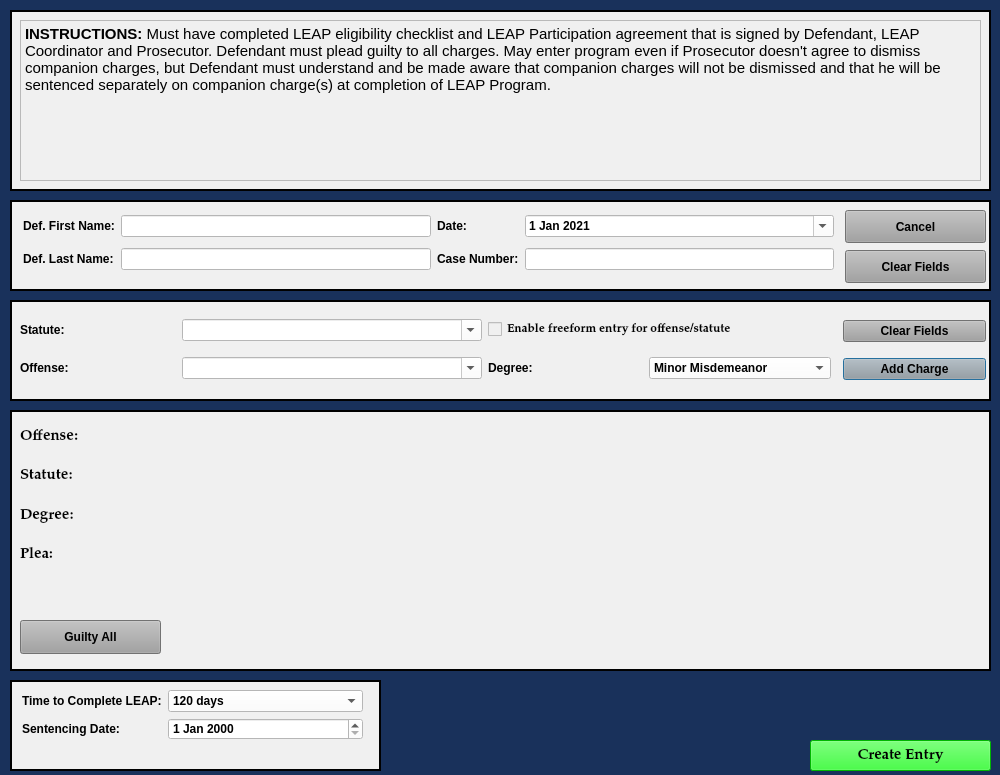
<?xml version="1.0" encoding="UTF-8"?>
<ui version="4.0">
 <class>LeapPleaLongDialog</class>
 <widget class="QDialog" name="LeapPleaLongDialog">
  <property name="windowModality">
   <enum>Qt::NonModal</enum>
  </property>
  <property name="geometry">
   <rect>
    <x>0</x>
    <y>0</y>
    <width>1000</width>
    <height>775</height>
   </rect>
  </property>
  <property name="sizePolicy">
   <sizepolicy hsizetype="Fixed" vsizetype="Preferred">
    <horstretch>0</horstretch>
    <verstretch>0</verstretch>
   </sizepolicy>
  </property>
  <property name="minimumSize">
   <size>
    <width>1000</width>
    <height>775</height>
   </size>
  </property>
  <property name="maximumSize">
   <size>
    <width>2500</width>
    <height>3500</height>
   </size>
  </property>
  <property name="palette">
   <palette>
    <active>
     <colorrole role="Button">
      <brush brushstyle="SolidPattern">
       <color alpha="255">
        <red>25</red>
        <green>49</green>
        <blue>91</blue>
       </color>
      </brush>
     </colorrole>
     <colorrole role="Base">
      <brush brushstyle="SolidPattern">
       <color alpha="255">
        <red>25</red>
        <green>49</green>
        <blue>91</blue>
       </color>
      </brush>
     </colorrole>
     <colorrole role="Window">
      <brush brushstyle="SolidPattern">
       <color alpha="255">
        <red>25</red>
        <green>49</green>
        <blue>91</blue>
       </color>
      </brush>
     </colorrole>
    </active>
    <inactive>
     <colorrole role="Button">
      <brush brushstyle="SolidPattern">
       <color alpha="255">
        <red>25</red>
        <green>49</green>
        <blue>91</blue>
       </color>
      </brush>
     </colorrole>
     <colorrole role="Base">
      <brush brushstyle="SolidPattern">
       <color alpha="255">
        <red>25</red>
        <green>49</green>
        <blue>91</blue>
       </color>
      </brush>
     </colorrole>
     <colorrole role="Window">
      <brush brushstyle="SolidPattern">
       <color alpha="255">
        <red>25</red>
        <green>49</green>
        <blue>91</blue>
       </color>
      </brush>
     </colorrole>
    </inactive>
    <disabled>
     <colorrole role="Button">
      <brush brushstyle="SolidPattern">
       <color alpha="255">
        <red>25</red>
        <green>49</green>
        <blue>91</blue>
       </color>
      </brush>
     </colorrole>
     <colorrole role="Base">
      <brush brushstyle="SolidPattern">
       <color alpha="255">
        <red>25</red>
        <green>49</green>
        <blue>91</blue>
       </color>
      </brush>
     </colorrole>
     <colorrole role="Window">
      <brush brushstyle="SolidPattern">
       <color alpha="255">
        <red>25</red>
        <green>49</green>
        <blue>91</blue>
       </color>
      </brush>
     </colorrole>
    </disabled>
   </palette>
  </property>
  <property name="font">
   <font>
    <family>Palatino Linotype</family>
    <pointsize>11</pointsize>
    <weight>75</weight>
    <italic>false</italic>
    <bold>true</bold>
   </font>
  </property>
  <property name="windowTitle">
   <string>Leap Plea Case Information</string>
  </property>
  <property name="toolTip">
   <string/>
  </property>
  <property name="styleSheet">
   <string notr="true">background-color: rgb(25, 49, 91);
font: 75 11pt &quot;Palatino Linotype&quot;;
font-weight: bold;</string>
  </property>
  <property name="modal">
   <bool>true</bool>
  </property>
  <widget class="QFrame" name="frame">
   <property name="geometry">
    <rect>
     <x>10</x>
     <y>300</y>
     <width>981</width>
     <height>101</height>
    </rect>
   </property>
   <property name="sizePolicy">
    <sizepolicy hsizetype="Fixed" vsizetype="Maximum">
     <horstretch>0</horstretch>
     <verstretch>0</verstretch>
    </sizepolicy>
   </property>
   <property name="autoFillBackground">
    <bool>false</bool>
   </property>
   <property name="styleSheet">
    <string notr="true">background-color: rgb(240, 240, 240);

</string>
   </property>
   <property name="frameShape">
    <enum>QFrame::Box</enum>
   </property>
   <property name="frameShadow">
    <enum>QFrame::Plain</enum>
   </property>
   <property name="lineWidth">
    <number>2</number>
   </property>
   <widget class="QWidget" name="layoutWidget">
    <property name="geometry">
     <rect>
      <x>833</x>
      <y>10</y>
      <width>143</width>
      <height>81</height>
     </rect>
    </property>
    <layout class="QGridLayout" name="gridLayout">
     <item row="0" column="0">
      <widget class="QPushButton" name="clear_fields_charge_Button">
       <property name="focusPolicy">
        <enum>Qt::NoFocus</enum>
       </property>
       <property name="styleSheet">
        <string notr="true">background-color: rgb(160, 160, 160);</string>
       </property>
       <property name="text">
        <string>Clear Fields</string>
       </property>
      </widget>
     </item>
     <item row="2" column="0">
      <widget class="QPushButton" name="add_charge_Button">
       <property name="styleSheet">
        <string notr="true">background-color: rgb(160, 160, 160);</string>
       </property>
       <property name="text">
        <string>Add Charge</string>
       </property>
      </widget>
     </item>
    </layout>
   </widget>
   <widget class="QWidget" name="layoutWidget">
    <property name="geometry">
     <rect>
      <x>10</x>
      <y>9</y>
      <width>811</width>
      <height>81</height>
     </rect>
    </property>
    <layout class="QGridLayout" name="gridLayout_3">
     <item row="0" column="0">
      <widget class="QLabel" name="label_6">
       <property name="text">
        <string>Statute:</string>
       </property>
      </widget>
     </item>
     <item row="0" column="1">
      <widget class="QComboBox" name="statute_choice_box">
       <property name="enabled">
        <bool>true</bool>
       </property>
       <property name="minimumSize">
        <size>
         <width>300</width>
         <height>0</height>
        </size>
       </property>
       <property name="focusPolicy">
        <enum>Qt::WheelFocus</enum>
       </property>
       <property name="styleSheet">
        <string notr="true">background-color: rgb(255, 255, 255);</string>
       </property>
       <property name="editable">
        <bool>true</bool>
       </property>
      </widget>
     </item>
     <item row="0" column="2" colspan="2">
      <widget class="QCheckBox" name="freeform_entry_checkBox">
       <property name="font">
        <font>
         <family>Palatino Linotype</family>
         <pointsize>9</pointsize>
         <weight>9</weight>
         <italic>false</italic>
         <bold>false</bold>
        </font>
       </property>
       <property name="focusPolicy">
        <enum>Qt::NoFocus</enum>
       </property>
       <property name="styleSheet">
        <string notr="true">font: 75 9pt &quot;Palatino Linotype&quot;;</string>
       </property>
       <property name="text">
        <string>Enable freeform entry for offense/statute</string>
       </property>
      </widget>
     </item>
     <item row="1" column="0">
      <widget class="QLabel" name="label_15">
       <property name="text">
        <string>Offense:</string>
       </property>
      </widget>
     </item>
     <item row="1" column="1">
      <widget class="QComboBox" name="offense_choice_box">
       <property name="minimumSize">
        <size>
         <width>300</width>
         <height>0</height>
        </size>
       </property>
       <property name="styleSheet">
        <string notr="true">background-color: rgb(255, 255, 255);</string>
       </property>
       <property name="editable">
        <bool>true</bool>
       </property>
      </widget>
     </item>
     <item row="1" column="2">
      <widget class="QLabel" name="label_23">
       <property name="text">
        <string>Degree:</string>
       </property>
      </widget>
     </item>
     <item row="1" column="3">
      <widget class="QComboBox" name="degree_choice_box">
       <property name="enabled">
        <bool>true</bool>
       </property>
       <property name="focusPolicy">
        <enum>Qt::NoFocus</enum>
       </property>
       <property name="styleSheet">
        <string notr="true">background-color: rgb(255, 255, 255);</string>
       </property>
       <item>
        <property name="text">
         <string>Minor Misdemeanor</string>
        </property>
       </item>
       <item>
        <property name="text">
         <string>M1</string>
        </property>
       </item>
       <item>
        <property name="text">
         <string>M2</string>
        </property>
       </item>
       <item>
        <property name="text">
         <string>M3</string>
        </property>
       </item>
       <item>
        <property name="text">
         <string>M4</string>
        </property>
       </item>
       <item>
        <property name="text">
         <string>Unclassified Misdemeanor</string>
        </property>
       </item>
      </widget>
     </item>
    </layout>
   </widget>
  </widget>
  <widget class="QFrame" name="frame_2">
   <property name="geometry">
    <rect>
     <x>10</x>
     <y>410</y>
     <width>981</width>
     <height>261</height>
    </rect>
   </property>
   <property name="font">
    <font>
     <family>Palatino Linotype</family>
     <pointsize>11</pointsize>
     <weight>75</weight>
     <italic>false</italic>
     <bold>true</bold>
    </font>
   </property>
   <property name="styleSheet">
    <string notr="true">background-color: rgb(240, 240, 240);</string>
   </property>
   <property name="frameShape">
    <enum>QFrame::Box</enum>
   </property>
   <property name="frameShadow">
    <enum>QFrame::Plain</enum>
   </property>
   <property name="lineWidth">
    <number>2</number>
   </property>
   <widget class="QWidget" name="layoutWidget_2">
    <property name="geometry">
     <rect>
      <x>10</x>
      <y>10</y>
      <width>961</width>
      <height>191</height>
     </rect>
    </property>
    <layout class="QGridLayout" name="charges_gridLayout">
     <item row="1" column="0">
      <widget class="QLabel" name="label_19">
       <property name="font">
        <font>
         <family>Palatino Linotype</family>
         <pointsize>11</pointsize>
         <weight>75</weight>
         <italic>false</italic>
         <bold>true</bold>
        </font>
       </property>
       <property name="text">
        <string>Statute:</string>
       </property>
      </widget>
     </item>
     <item row="2" column="0">
      <widget class="QLabel" name="label_20">
       <property name="font">
        <font>
         <family>Palatino Linotype</family>
         <pointsize>11</pointsize>
         <weight>75</weight>
         <italic>false</italic>
         <bold>true</bold>
        </font>
       </property>
       <property name="text">
        <string>Degree:</string>
       </property>
      </widget>
     </item>
     <item row="3" column="0">
      <widget class="QLabel" name="plea_label_1">
       <property name="font">
        <font>
         <family>Palatino Linotype</family>
         <pointsize>11</pointsize>
         <weight>75</weight>
         <italic>false</italic>
         <bold>true</bold>
        </font>
       </property>
       <property name="text">
        <string>Plea:</string>
       </property>
      </widget>
     </item>
     <item row="0" column="0">
      <widget class="QLabel" name="offense_label_1">
       <property name="font">
        <font>
         <family>Palatino Linotype</family>
         <pointsize>11</pointsize>
         <weight>75</weight>
         <italic>false</italic>
         <bold>true</bold>
        </font>
       </property>
       <property name="text">
        <string>Offense:</string>
       </property>
       <property name="wordWrap">
        <bool>true</bool>
       </property>
      </widget>
     </item>
     <item row="4" column="0">
      <widget class="QLabel" name="label_4">
       <property name="text">
        <string/>
       </property>
      </widget>
     </item>
    </layout>
   </widget>
   <widget class="QPushButton" name="guilty_all_Button">
    <property name="geometry">
     <rect>
      <x>10</x>
      <y>210</y>
      <width>141</width>
      <height>34</height>
     </rect>
    </property>
    <property name="focusPolicy">
     <enum>Qt::NoFocus</enum>
    </property>
    <property name="styleSheet">
     <string notr="true">background-color: rgb(160, 160, 160);</string>
    </property>
    <property name="text">
     <string>Guilty All</string>
    </property>
   </widget>
  </widget>
  <widget class="QFrame" name="frame_3">
   <property name="geometry">
    <rect>
     <x>10</x>
     <y>200</y>
     <width>981</width>
     <height>91</height>
    </rect>
   </property>
   <property name="sizePolicy">
    <sizepolicy hsizetype="Fixed" vsizetype="Fixed">
     <horstretch>0</horstretch>
     <verstretch>0</verstretch>
    </sizepolicy>
   </property>
   <property name="styleSheet">
    <string notr="true">background-color: rgb(240, 240, 240);
border-color: rgb(160, 48, 35);</string>
   </property>
   <property name="frameShape">
    <enum>QFrame::Box</enum>
   </property>
   <property name="frameShadow">
    <enum>QFrame::Plain</enum>
   </property>
   <property name="lineWidth">
    <number>2</number>
   </property>
   <widget class="QPushButton" name="clear_fields_case_Button">
    <property name="geometry">
     <rect>
      <x>835</x>
      <y>50</y>
      <width>141</width>
      <height>33</height>
     </rect>
    </property>
    <property name="focusPolicy">
     <enum>Qt::NoFocus</enum>
    </property>
    <property name="styleSheet">
     <string notr="true">background-color: rgb(160, 160, 160);</string>
    </property>
    <property name="text">
     <string>Clear Fields</string>
    </property>
   </widget>
   <widget class="QPushButton" name="cancel_Button">
    <property name="geometry">
     <rect>
      <x>835</x>
      <y>10</y>
      <width>141</width>
      <height>33</height>
     </rect>
    </property>
    <property name="focusPolicy">
     <enum>Qt::NoFocus</enum>
    </property>
    <property name="styleSheet">
     <string notr="true">background-color: rgb(160, 160, 160);</string>
    </property>
    <property name="text">
     <string>Cancel</string>
    </property>
   </widget>
   <widget class="QWidget" name="layoutWidget">
    <property name="geometry">
     <rect>
      <x>13</x>
      <y>10</y>
      <width>811</width>
      <height>66</height>
     </rect>
    </property>
    <layout class="QGridLayout" name="gridLayout_2">
     <item row="0" column="0">
      <widget class="QLabel" name="label">
       <property name="text">
        <string>Def. First Name:</string>
       </property>
      </widget>
     </item>
     <item row="0" column="1">
      <widget class="QLineEdit" name="defendant_first_name_lineEdit">
       <property name="maximumSize">
        <size>
         <width>500</width>
         <height>16777215</height>
        </size>
       </property>
       <property name="styleSheet">
        <string notr="true">background-color: rgb(255, 255, 255);</string>
       </property>
      </widget>
     </item>
     <item row="0" column="2">
      <widget class="QLabel" name="label_26">
       <property name="text">
        <string>Date:</string>
       </property>
      </widget>
     </item>
     <item row="0" column="3">
      <widget class="QDateEdit" name="plea_trial_date">
       <property name="focusPolicy">
        <enum>Qt::NoFocus</enum>
       </property>
       <property name="styleSheet">
        <string notr="true">background-color: rgb(255, 255, 255);</string>
       </property>
       <property name="minimumDate">
        <date>
         <year>2021</year>
         <month>1</month>
         <day>1</day>
        </date>
       </property>
       <property name="calendarPopup">
        <bool>true</bool>
       </property>
       <property name="date">
        <date>
         <year>2021</year>
         <month>1</month>
         <day>1</day>
        </date>
       </property>
      </widget>
     </item>
     <item row="1" column="0">
      <widget class="QLabel" name="label_2">
       <property name="text">
        <string>Def. Last Name:</string>
       </property>
      </widget>
     </item>
     <item row="1" column="1">
      <widget class="QLineEdit" name="defendant_last_name_lineEdit">
       <property name="enabled">
        <bool>true</bool>
       </property>
       <property name="styleSheet">
        <string notr="true">background-color: rgb(255, 255, 255);</string>
       </property>
      </widget>
     </item>
     <item row="1" column="2">
      <widget class="QLabel" name="label_3">
       <property name="text">
        <string>Case Number:</string>
       </property>
      </widget>
     </item>
     <item row="1" column="3">
      <widget class="QLineEdit" name="case_number_lineEdit">
       <property name="maximumSize">
        <size>
         <width>500</width>
         <height>16777215</height>
        </size>
       </property>
       <property name="styleSheet">
        <string notr="true">background-color: rgb(255, 255, 255);</string>
       </property>
      </widget>
     </item>
    </layout>
   </widget>
  </widget>
  <widget class="QPushButton" name="create_entry_Button">
   <property name="geometry">
    <rect>
     <x>810</x>
     <y>740</y>
     <width>181</width>
     <height>31</height>
    </rect>
   </property>
   <property name="styleSheet">
    <string notr="true">background-color: rgb(0, 255, 0);</string>
   </property>
   <property name="text">
    <string>Create Entry</string>
   </property>
   <property name="autoDefault">
    <bool>false</bool>
   </property>
  </widget>
  <widget class="QFrame" name="frame_4">
   <property name="geometry">
    <rect>
     <x>10</x>
     <y>10</y>
     <width>981</width>
     <height>181</height>
    </rect>
   </property>
   <property name="sizePolicy">
    <sizepolicy hsizetype="Fixed" vsizetype="Fixed">
     <horstretch>0</horstretch>
     <verstretch>0</verstretch>
    </sizepolicy>
   </property>
   <property name="styleSheet">
    <string notr="true">background-color: rgb(240, 240, 240);
border-color: rgb(160, 48, 35);</string>
   </property>
   <property name="frameShape">
    <enum>QFrame::Box</enum>
   </property>
   <property name="frameShadow">
    <enum>QFrame::Plain</enum>
   </property>
   <property name="lineWidth">
    <number>2</number>
   </property>
   <widget class="QTextBrowser" name="textBrowser">
    <property name="geometry">
     <rect>
      <x>10</x>
      <y>10</y>
      <width>961</width>
      <height>161</height>
     </rect>
    </property>
    <property name="html">
     <string>&lt;!DOCTYPE HTML PUBLIC &quot;-//W3C//DTD HTML 4.0//EN&quot; &quot;http://www.w3.org/TR/REC-html40/strict.dtd&quot;&gt;
&lt;html&gt;&lt;head&gt;&lt;meta name=&quot;qrichtext&quot; content=&quot;1&quot; /&gt;&lt;style type=&quot;text/css&quot;&gt;
p, li { white-space: pre-wrap; }
&lt;/style&gt;&lt;/head&gt;&lt;body style=&quot; font-family:'Palatino Linotype'; font-size:11pt; font-weight:600; font-style:normal;&quot;&gt;
&lt;p style=&quot; margin-top:0px; margin-bottom:0px; margin-left:0px; margin-right:0px; -qt-block-indent:0; text-indent:0px;&quot;&gt;INSTRUCTIONS: &lt;span style=&quot; font-weight:400;&quot;&gt;Must have completed LEAP eligibility checklist and LEAP Participation agreement that is signed by Defendant, LEAP Coordinator and Prosecutor. Defendant must plead guilty to all charges. May enter program even if Prosecutor doesn't agree to dismiss companion charges, but Defendant must understand and be made aware that companion charges will not be dismissed and that he will be sentenced separately on companion charge(s) at completion of LEAP Program.&lt;/span&gt;&lt;/p&gt;&lt;/body&gt;&lt;/html&gt;</string>
    </property>
   </widget>
  </widget>
  <widget class="QFrame" name="frame_5">
   <property name="geometry">
    <rect>
     <x>10</x>
     <y>680</y>
     <width>371</width>
     <height>91</height>
    </rect>
   </property>
   <property name="styleSheet">
    <string notr="true">background-color: rgb(240, 240, 240);</string>
   </property>
   <property name="frameShape">
    <enum>QFrame::Box</enum>
   </property>
   <property name="frameShadow">
    <enum>QFrame::Plain</enum>
   </property>
   <property name="lineWidth">
    <number>2</number>
   </property>
   <widget class="QWidget" name="">
    <property name="geometry">
     <rect>
      <x>12</x>
      <y>10</y>
      <width>341</width>
      <height>64</height>
     </rect>
    </property>
    <layout class="QFormLayout" name="formLayout">
     <item row="0" column="0">
      <widget class="QLabel" name="label_9">
       <property name="text">
        <string>Time to Complete LEAP:</string>
       </property>
      </widget>
     </item>
     <item row="0" column="1">
      <widget class="QComboBox" name="time_to_complete_box">
       <property name="styleSheet">
        <string notr="true">background-color: rgb(255, 255, 255);</string>
       </property>
       <item>
        <property name="text">
         <string>120 days</string>
        </property>
       </item>
       <item>
        <property name="text">
         <string>forthwith</string>
        </property>
       </item>
      </widget>
     </item>
     <item row="1" column="0">
      <widget class="QLabel" name="label_18">
       <property name="text">
        <string>Sentencing Date:</string>
       </property>
      </widget>
     </item>
     <item row="1" column="1">
      <widget class="QDateEdit" name="sentencing_date">
       <property name="styleSheet">
        <string notr="true">background-color: rgb(255, 255, 255);</string>
       </property>
      </widget>
     </item>
    </layout>
   </widget>
  </widget>
 </widget>
 <tabstops>
  <tabstop>defendant_first_name_lineEdit</tabstop>
  <tabstop>defendant_last_name_lineEdit</tabstop>
  <tabstop>case_number_lineEdit</tabstop>
  <tabstop>statute_choice_box</tabstop>
  <tabstop>offense_choice_box</tabstop>
  <tabstop>add_charge_Button</tabstop>
  <tabstop>create_entry_Button</tabstop>
 </tabstops>
 <resources/>
 <connections/>
 <slots>
  <slot>create_entry()</slot>
  <slot>continue_dialog()</slot>
  <slot>close_window()</slot>
  <slot>set_dialog()</slot>
  <slot>update_case_information()</slot>
  <slot>ovi_dialog()</slot>
  <slot>sentencing_dialog()</slot>
  <slot>proceed_to_sentencing()</slot>
  <slot>proceed_to_ovi()</slot>
  <slot>add_charge()</slot>
  <slot>set_statute()</slot>
  <slot>set_pay_date()</slot>
  <slot>amend_offense()</slot>
  <slot>set_offense()</slot>
  <slot>add_charge_to_view()</slot>
  <slot>delete_charge()</slot>
  <slot>delete_charge_from_view()</slot>
  <slot>close_event()</slot>
  <slot>set_fra_in_file()</slot>
  <slot>set_fra_in_court()</slot>
  <slot>start_add_conditions_dialog()</slot>
  <slot>start_amend_offense_dialog()</slot>
 </slots>
</ui>
